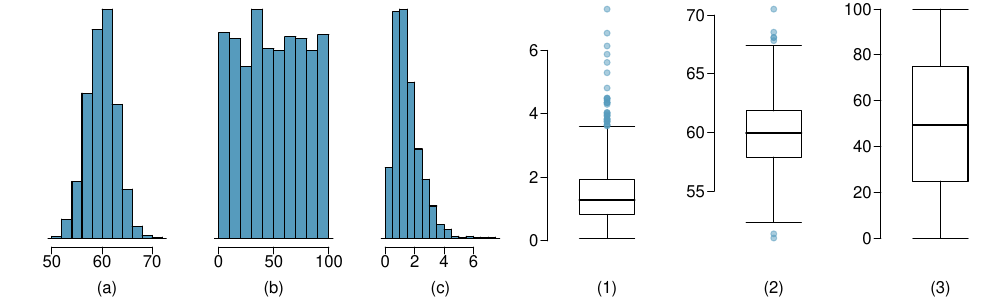

This chart was generated by the following R code:
# load openintro package for colors ---------------------------------
library(openintro)

# generate data -----------------------------------------------------
set.seed(7365)

sym = rnorm(1000, mean = 60, sd = 3)
uni = runif(1000, min = 0, max = 100)
rs = rgamma(1000, shape = 3, rate = 2)

# histograms and box plots ------------------------------------------
pdf("hist_box_match.pdf", width = 10, height = 3)
par(mar=c(4, 3.6, 0, 0), las = 1, mgp = c(2.7, 0.7, 0), 
    mfrow = c(1,6), 
    cex.lab = 1.5, cex.axis = 1.5)

histPlot(sym, xlab = "(a)", ylab = "", col = COL[1], axes = FALSE)
axis(1, seq(50,70,10))

histPlot(uni, xlab = "(b)", ylab = "", col = COL[1], axes = FALSE)
axis(1, seq(0,100,50))

histPlot(rs, xlab = "(c)", ylab = "", col = COL[1], axes = FALSE)
axis(1, seq(0,6,2))

boxPlot(rs, xlab = "(1)", ylab = "", col = COL[1,3])
boxPlot(sym, xlab = "(2)", ylab = "", col = COL[1,3])
boxPlot(uni, xlab = "(3)", ylab = "", col = COL[1,3])

dev.off()
